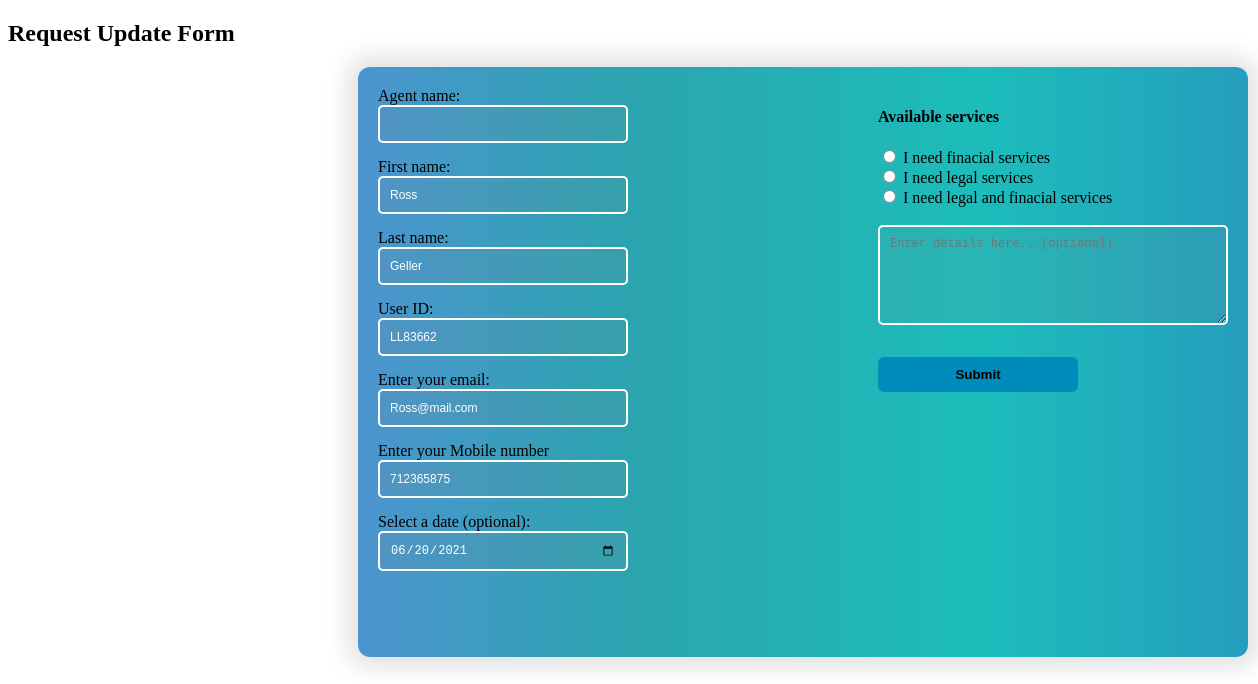
Page /update-agent.php?id=LL83662 on the committed database.
### tables this page shows
CREATE TABLE `agentrqform` (
  `Agent_name` varchar(50) NOT NULL,
  `First_name` varchar(20) NOT NULL,
  `Last_name` varchar(20) NOT NULL,
  `Email` varchar(50) NOT NULL,
  `M_number` int(20) NOT NULL,
  `Selected_Date` date DEFAULT NULL,
  `Services` varchar(50) NOT NULL,
  `Details` text DEFAULT NULL,
  `User_ID` varchar(20) NOT NULL
);

### update-agent.php (the view, shortened to what this page needs)
<?php
include "config-agent.php";
if (isset($_GET['id'])) {
	$UID = $_GET['id'];
	$sql = "SELECT * FROM agentrqform WHERE User_ID='$UID'";
	$result = $conn->query($sql);
	if ($result->num_rows > 0) {
		while ($row = $result->fetch_assoc()) {
			$aname = $row['Agent_Name'];
			$fname = $row['First_name'];
			$lname = $row['Last_name'];
			$uid = $row['User_ID'];
			$umail= $row['Email'];
			$phonenum = $row['M_number'];
			$slectdate = $row['Selected_Date'];
			$details = $row['Details'];
		}
	?>
<!DOCTYPE html>
	<html>
		<head>
		</head>
		<body>
		<h2>Request Update Form</h2>
		<form action="" method="post" id="agentform" class="all-form" >
				<div class="formtext">
					<label for="A-name">Agent name:<br></label>
					<input type="text" id="A-name" name="A-name" value="<?php echo $aname;?>" >
					<br>
					<label for="F-name">First name:<br></label>
					<input type="text" id="F-name" name="F-name" value="<?php echo $fname;?>" >
					<br>
					<label for="L-name">Last name:<br></label>
					<input type="text" id="L-name" name="L-name" value="<?php echo $lname;?>">
					<br>
					<label for="User-ID">User ID:<br></label>
					<input type="text" id="User-ID" name="User-ID" pattern="[LL]{2}[0-9]{5}" value="<?php echo $uid;?>">
					<br>
					<label for="email">Enter your email:<br></label>
					<input type="email" id="email" name="email" value="<?php echo $umail;?>">
					<br>
					<label for="phone-number">Enter your Mobile number<br></label>
					<input type="tel" id="phone-number" name="phone-number" maxlength="10" pattern="[07]{2}[0-9]{8}" value="<?php echo $phonenum;?>"><br>
					<label for="date">Select a date (optional):<br></label>
					<input type="date" id="date" name="date" value="<?php echo $slectdate; ?>">
					<br>
				</div>
				<div class="formset2">
				<h4>Available services</h4>
					<input type="radio" id="op1" name="services" value="Only_finacial">
					<label for="finacial"> I need finacial services</label>
					<br>
					<input type="radio" id="op2" name="services" value="Only_leagal">
					<label for="legal"> I need legal services </label>
					<br>
					<input type="radio" id="op3" name="services" value="Finacial_and_Leagal">
					<label for="both-services"> I need legal and finacial services</label>
					<br><br>
					<textarea rows="6" cols="45" id="textbox" name="details" placeholder="Enter details here...(optional)"value="<?php echo $details; ?>"></textarea>
					<br><br>
					<input class="sbutton" type="submit" value="Submit">
				</div>
			</form>
		</body>
		</html>
	<?php
	} else{
		header('Location: view.php');
	}
}
?>

### update-agent.php (style rules this page uses)
.all-form { font-family:'Trebuchet MS'; margin-left:350px; margin-bottom:60px; border-radius:12px; max-width:850px; width:100%; background: rgb(76,149,207); background: linear-gradient(90deg, rgba(76,149,207,1) 0%, rgba(44,164,176,1) 30%, rgba(28,189,187,1) 70%, rgba(37,158,189,1) 100%); box-shadow: 0px 0px 25px 10px rgba(0,0,0,0.125); }
.all-form { display: flex; flex-wrap: nowrap; position:center; flex-wrap:wrap; height:550px; padding:20px; padding-top:20px; justify-content:space-between; }
.all-form .formset2 .sbutton { position: relative; border:1px; width:15em; background-color:#008CBA; border :none; padding:.75em; border-radius:6px; font-weight:bold; transition: all 0.5s ease-in-out; }
#A-name,#F-name,#L-name,#User-ID,#email,#phone-number,#date { width: 250px; font-size: 12px; background: rgba(136, 126, 126, 0.1); padding: 10px 10px; color:white; box-sizing: border-box; border: 2px solid white; border-radius:5px; margin-bottom: 15px; }
#textbox { width: 350px; height:100px; font-size: 12px; background: rgba(136, 126, 126, 0.1); padding: 10px 10px; color:white; box-sizing: border-box; border: 2px solid white; border-radius:5px; margin-bottom: 10px; }

### rows in the picture
agentrqform: F-name "Ross", L-name "Geller", User-ID "LL83662", email "Ross@mail.com", phone-number "712365875", date "06/20/2021", details "Enter details here...(optional)"
